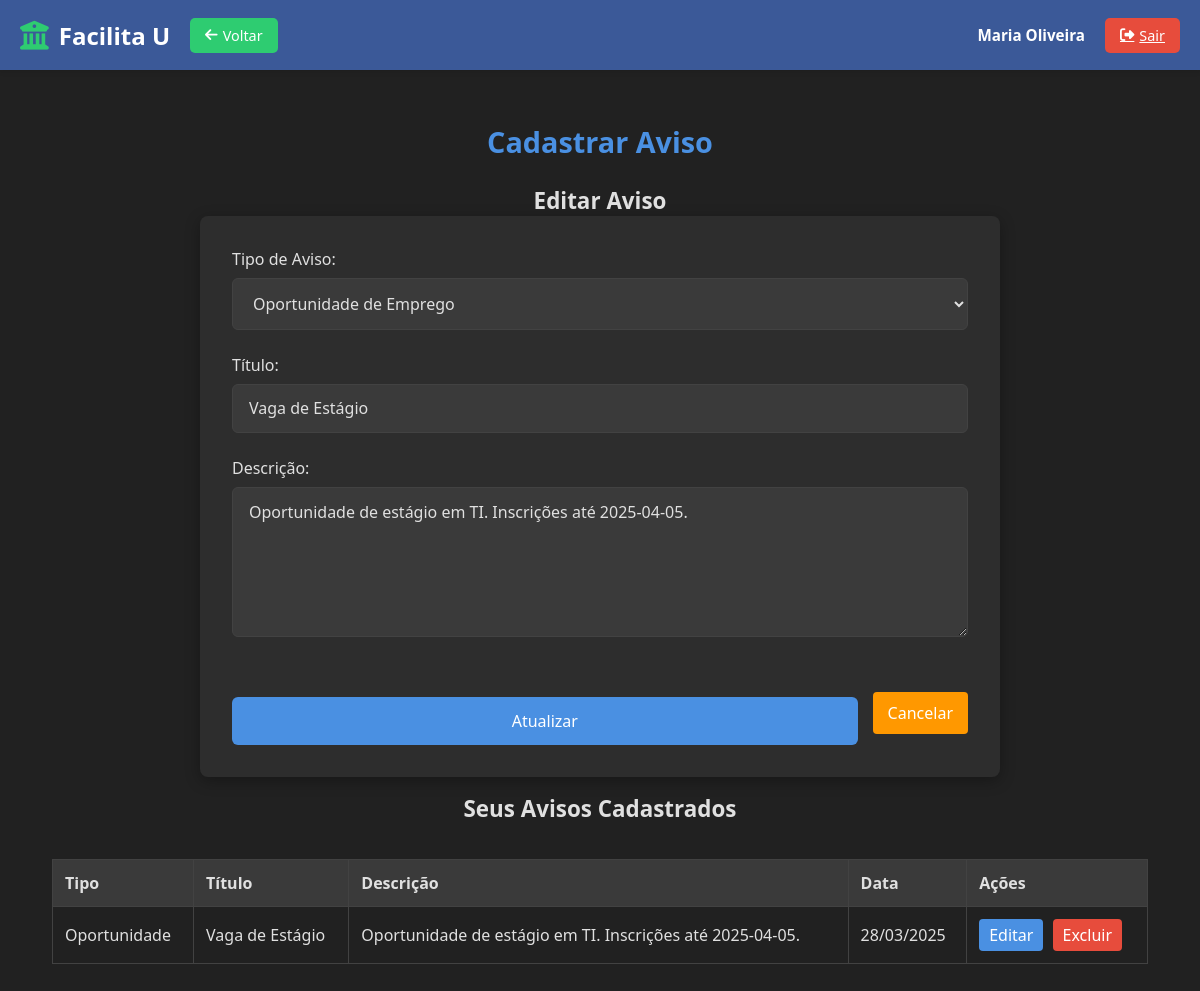
The app's page /Código/FacilitaU_proj/cadastrar_aviso.php?editar=2 (signed in) with its own data.
### tables this page shows
CREATE TABLE Avisos (
    aviso_id INT AUTO_INCREMENT PRIMARY KEY COMMENT 'Identificador único do aviso',
    usuario_id INT NOT NULL COMMENT 'ID do usuário que criou o aviso (referência à tabela Usuarios)',
    tipo_aviso ENUM('aviso', 'oportunidade') DEFAULT 'aviso' COMMENT 'Tipo de publicação (aviso geral ou oportunidade)',
    titulo VARCHAR(100) NOT NULL COMMENT 'Título do aviso',
    descricao TEXT COMMENT 'Descrição detalhada do aviso',
    data_publicacao DATE NOT NULL COMMENT 'Data de publicação do aviso',
    FOREIGN KEY (usuario_id) REFERENCES Usuarios(usuario_id) ON DELETE CASCADE
)COMMENT 'Tabela de avisos e oportunidades acadêmicas';

### Código/FacilitaU_proj/cadastrar_aviso.php (the view, shortened to what this page needs)
<?php
include 'config.php';
include 'header.php';
$usuario_id = $_SESSION['usuario_id'];
$editar_id = null;
$editar_dados = null;
if (isset($_GET['editar'])) {
    $editar_id = $_GET['editar'];
    $sql = "SELECT * FROM Avisos WHERE aviso_id = ? AND usuario_id = ?";
    $stmt = $conn->prepare($sql);
    $stmt->bind_param("ii", $editar_id, $usuario_id);
    $stmt->execute();
    $result = $stmt->get_result();
    if ($result->num_rows > 0) {
        $editar_dados = $result->fetch_assoc();
    } else {
        $_SESSION['mensagem'] = "Aviso não encontrado ou você não tem permissão para editá-lo.";
        $_SESSION['tipo_mensagem'] = "error";
        header("Location: cadastrar_aviso.php");
        exit();
    }
}
$sql = "SELECT * FROM Avisos WHERE usuario_id = ? ORDER BY data_publicacao DESC";
$stmt = $conn->prepare($sql);
$stmt->bind_param("i", $usuario_id);
$stmt->execute();
$result = $stmt->get_result();
?>
<link rel="stylesheet" href="CSS/cadastrar_avisos.css">
<link rel="stylesheet" href="CSS/editarCadastroPC.css">
<h2>Cadastrar Aviso</h2>
<h3><?php echo isset($editar_id) ? "Editar Aviso" : "Cadastrar Novo Aviso"; ?></h3>
<form method="POST" action="cadastrar_aviso.php">
    <label for="tipo_aviso">Tipo de Aviso:</label>
    <select name="tipo_aviso" id="tipo_aviso" required>
        <option value="oportunidade" <?php echo (isset($editar_dados) && $editar_dados['tipo_aviso'] == 'oportunidade') ? 'selected' : ''; ?>>Oportunidade de Emprego</option>
    </select>
    <label for="titulo">Título:</label>
    <input type="text" name="titulo" id="titulo"
           value="<?php echo isset($editar_dados) ? htmlspecialchars($editar_dados['titulo']) : ''; ?>" required>
    <label for="descricao">Descrição:</label>
    <textarea name="descricao" id="descricao" required><?php echo isset($editar_dados) ? htmlspecialchars($editar_dados['descricao']) : ''; ?></textarea>
    <div class="button-group">
        <button type="submit"><?php echo isset($editar_id) ? "Atualizar" : "Cadastrar Aviso"; ?></button>
        <?php if (isset($editar_id)): ?>
            <a href="cadastrar_aviso.php" class="cancel-button">Cancelar</a>
        <?php endif; ?>
    </div>
</form>
<h3>Seus Avisos Cadastrados</h3>
<?php
if ($result->num_rows > 0) {
    echo "<div class='avisos-container'>";
    echo "<table>";
    echo "<thead><tr><th>Tipo</th><th>Título</th><th>Descrição</th><th>Data</th><th>Ações</th></tr></thead>";
    echo "<tbody>";
    while ($row = $result->fetch_assoc()) {
        echo "<tr>";
        echo "<td>" . ($row['tipo_aviso'] == 'aviso' ? 'Aviso Geral' : 'Oportunidade') . "</td>";
        echo "<td>" . htmlspecialchars($row['titulo']) . "</td>";
        echo "<td>" . htmlspecialchars(substr($row['descricao'], 0, 100)) . (strlen($row['descricao']) > 100 ? '...' : '') . "</td>";
        echo "<td>" . date('d/m/Y', strtotime($row['data_publicacao'])) . "</td>";
        echo "<td class='actions'>";
        echo "<a href='cadastrar_aviso.php?editar=" . $row['aviso_id'] . "' class='edit-btn'>Editar</a> ";
        echo "<a href='cadastrar_aviso.php?excluir=" . $row['aviso_id'] . "' class='delete-btn' onclick='return confirm(\"Tem certeza que deseja excluir este aviso?\")'>Excluir</a>";
        echo "</td>";
        echo "</tr>";
    }
    echo "</tbody>";
    echo "</table>";
    echo "</div>";
} else {
    echo "<p>Nenhum aviso cadastrado.</p>";
}
?>
</body>
</html>

### Código/FacilitaU_proj/CSS/header.css (style rules this page uses)
:root { --primary-color: #3b5998; --secondary-color: #2ecc71; --text-light: #fff; --text-dark: #333; --header-height: 70px; --danger-color: #e74c3c; }

### Código/FacilitaU_proj/CSS/cadastrar_avisos.css (style rules this page uses)
:root { --bg-primary: #212121; --bg-secondary: #2d2d2d; --bg-tertiary: #3a3a3a; --text-primary: #e0e0e0; --text-secondary: #cccccc; --accent-color: #4a90e2; --success-color: #2ecc71; --error-color: #e74c3c; --border-color: #424242; }
* { margin: 0; padding: 0; box-sizing: border-box; font-family: "Segoe UI", Tahoma, Geneva, Verdana, sans-serif; }
body { background-color: var(--bg-primary); color: var(--text-primary); min-height: 100vh; padding: 2rem; transition: background-color 0.4s ease, color 0.4s ease; }
h2 { color: var(--accent-color); margin-bottom: 1.5rem; font-size: 1.8rem; text-align: center; transition: color 0.3s ease; }
form { max-width: 800px; margin: 0 auto; background-color: var(--bg-secondary); padding: 2rem; border-radius: 8px; box-shadow: 0 4px 15px rgba(0, 0, 0, 0.3); transition: background-color 0.4s ease; }
label { display: block; margin-bottom: 0.5rem; color: var(--text-primary); font-weight: 500; }
select, input, textarea { width: 100%; padding: 0.8rem 1rem; margin-bottom: 1.5rem; background-color: var(--bg-tertiary); border: 1px solid var(--border-color); border-radius: 6px; color: var(--text-primary); font-size: 1rem; transition: border-color 0.3s ease, box-shadow 0.3s ease, background-color 0.3s ease; }
textarea { min-height: 150px; resize: vertical; }
button[type="submit"] { background-color: var(--accent-color); color: white; border: none; padding: 0.8rem 1.5rem; border-radius: 6px; font-size: 1rem; font-weight: 500; cursor: pointer; transition: background-color 0.3s ease; width: 100%; margin-top: 1rem; }

### Código/FacilitaU_proj/CSS/editarCadastroPC.css (style rules this page uses)
.avisos-container { margin-top: 20px; overflow-x: auto; }
table { width: 100%; border-collapse: collapse; margin-top: 15px; }
table, th, td { border: 1px solid var(--border-color); }
th, td { padding: 12px; text-align: left; }
th { background-color: var(--bg-tertiary); color: var(--text-primary); }
.actions { white-space: nowrap; }
.edit-btn { background-color: var(--accent-color); color: white; padding: 5px 10px; text-decoration: none; border-radius: 4px; margin-right: 5px; display: inline-block; }
.delete-btn { background-color: var(--error-color); color: white; padding: 5px 10px; text-decoration: none; border-radius: 4px; display: inline-block; }
.button-group { display: flex; gap: 15px; align-items: center; margin-top: 15px; }
.cancel-button { background-color: #ff9800; color: white; padding: 10px 15px; text-decoration: none; border-radius: 4px; display: inline-block; }
h3 { font-size: 1.4rem; text-align: center; margin-top: 1rem; }

### records on screen
avisos: tipo_aviso "Oportunidade de Emprego", titulo "Vaga de Estágio", descricao "Oportunidade de estágio em TI. Inscrições até 2025-04-05.", data_publicacao "28/03/2025"

### other values on screen
$_SESSION['nome'] "Maria Oliveira"
